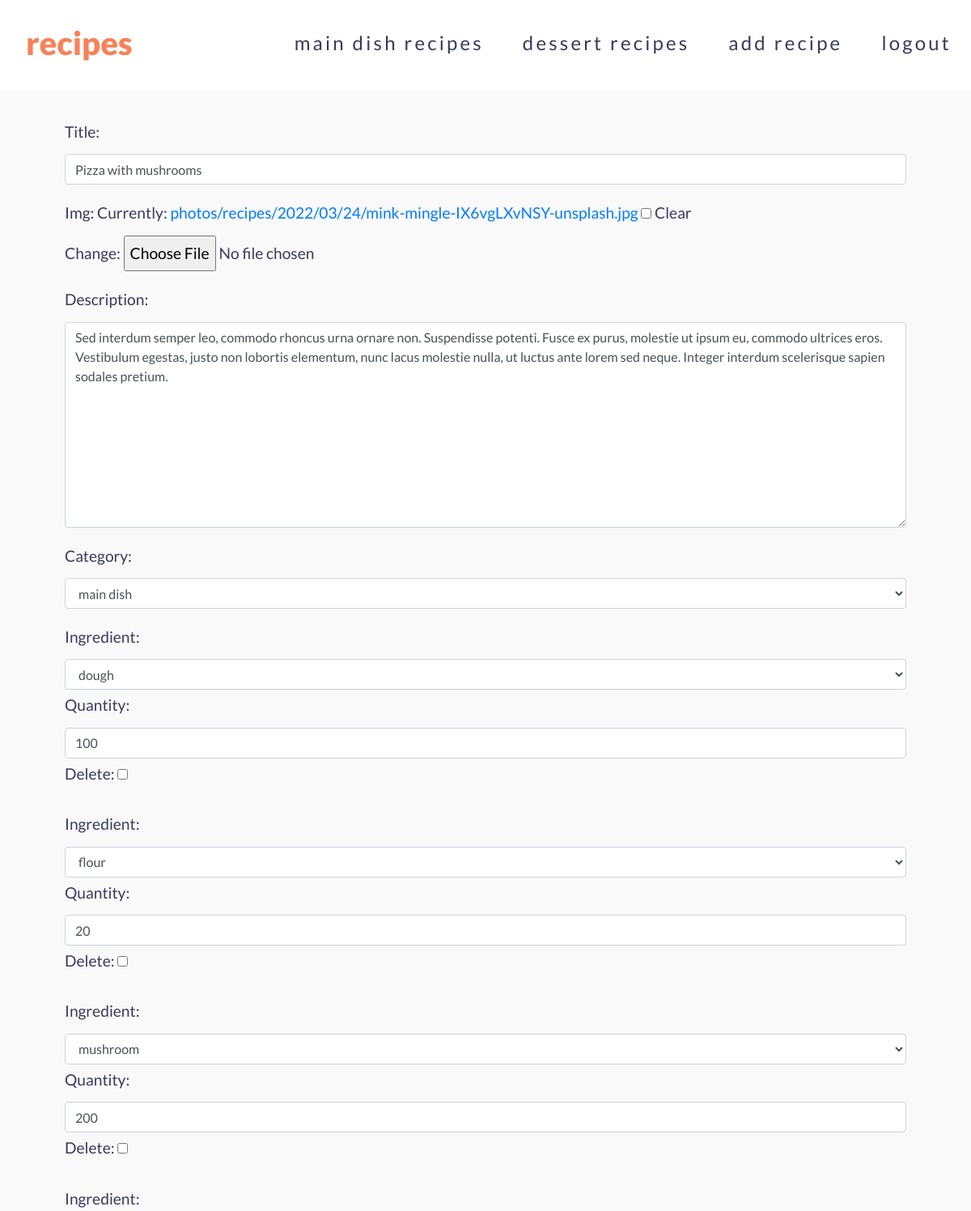
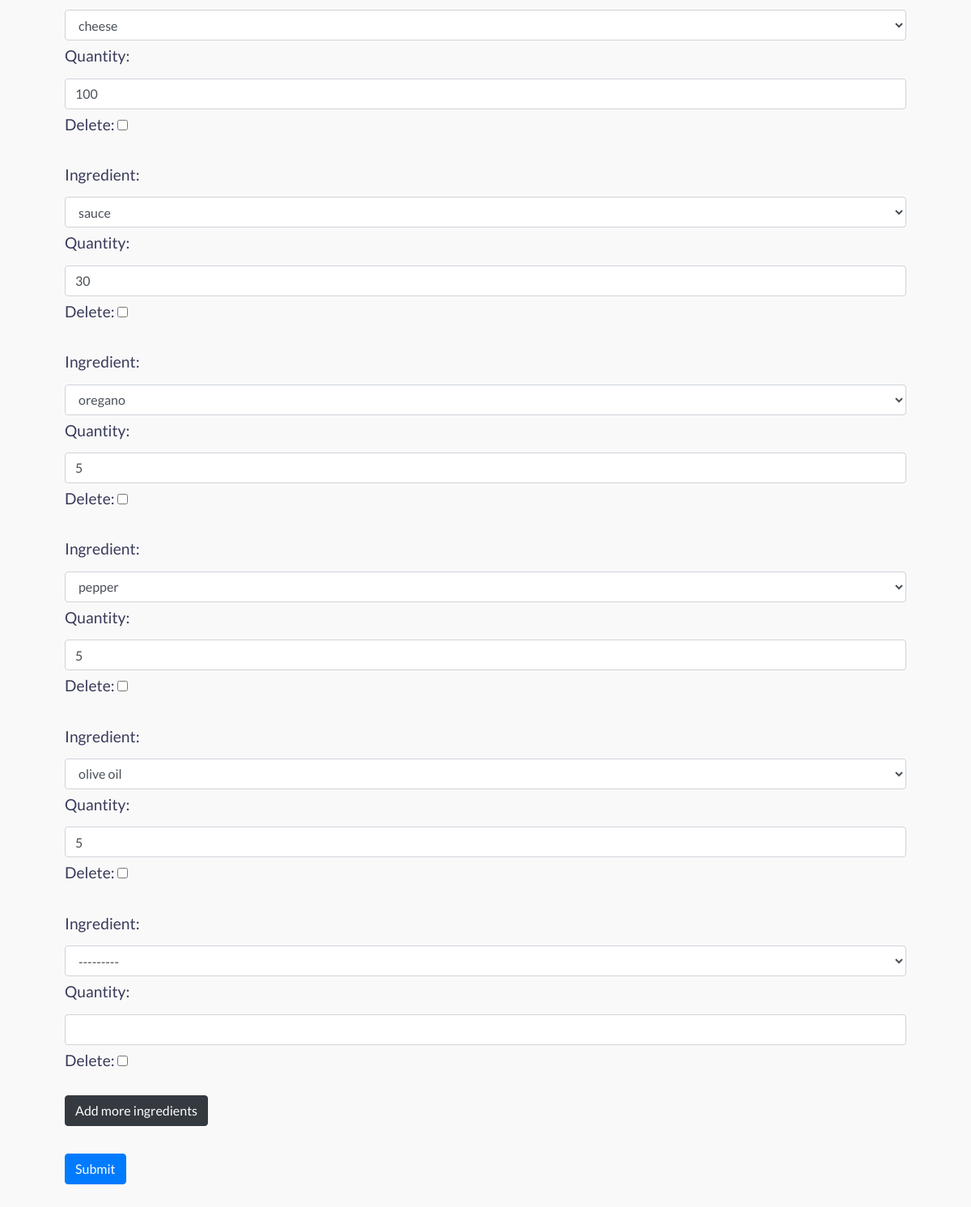
/recipes/update_recipe/pizza-with-mushrooms/ (signed in), run on the app's committed database (2 pictures, top to bottom).
### recipes/models.py (models this page shows, shortened)
class Categories(models.Model):
    title = models.CharField(max_length=150)
    slug = models.SlugField(max_length=150, unique=True, null=True)
    def __str__(self):
        return self.title
    def get_absolute_url(self):
        return reverse("recipes-category", kwargs={"slug": self.slug})

class Recipes(models.Model):
    title = models.CharField(max_length=150)
    slug = models.SlugField(max_length=150, unique=True, null=True)
    img = models.ImageField(upload_to='photos/recipes/%Y/%m/%d/', blank=True)
    description = models.TextField()
    created_at = models.DateTimeField(auto_now_add=True)
    ingredients = models.ManyToManyField('Ingredients', related_name='RecipeIngredients', through='RecipeList')
    category = models.ForeignKey('Categories', on_delete=models.PROTECT)

### recipes/views.py (the view)
# urls.py: path('recipes/update_recipe/<str:slug>/', update_recipe, name="update-recipe" )
@login_required
def update_recipe(request, slug):
    recipe = Recipes.objects.get(slug=slug)
    if request.method=='POST':
        form = RecipeForm(request.POST, request.FILES, instance=recipe)
        if form.is_valid():
            recipe = form.save(commit=False)
            recipe.slug = slugify(recipe.title)
            recipe = form.save()
            formset = RecipeListFormSet(request.POST, instance=recipe)
            if formset.is_valid():
                formset.save()
            return redirect(recipe)
    else:
        form = RecipeForm(instance=recipe)
        formset = RecipeListFormSet(instance=recipe)
    return render(request, template_name='recipes/update_recipe.html', context={'form':form, 'formset':formset, 'slug':slug})

### recipes/forms.py
class RecipeForm(forms.ModelForm):
    class Meta:
        model = Recipes
        fields = ['title', 'img', 'description', 'category']
        widgets = {
            'title': forms.TextInput(attrs={'class': 'form-control'}),
            'description': forms.Textarea(attrs={'class': 'form-control'}),
            'category': forms.Select(attrs={'class': 'form-control'}),
        }

### recipes/models.py (called while the page is built)
    def __str__(self):
        return self.title

### recipes/templatetags/search.py (called while the page is built)
@register.inclusion_tag("recipes/get_categories_tpl.html")
def get_categories():
    categories = Categories.objects.all()
    return{
        "categories": categories
    }

### recipes/templates/recipes/update_recipe.html (shortened to what this page needs)
{% extends 'base.html' %}
{% block content %}
    <div class="add-recipe">
        <form action="{% url 'update-recipe' slug %}" enctype="multipart/form-data" method="post" >
            {% for field in form  %}
                <div class="form-group">
                    {{ field.label_tag }}
                    {{ field }}
                </div>
            {% endfor %}
            <div id="recipe-list-form">
                {% for field in formset %}
                <div id ="form-{{ forloop.counter0 }}" class="form-group formset-recipe-list">
                    {{ field }}
                </div>
            {% endfor %}
            </div>
            <button id="add-more" class="btn btn-dark" type="button">Add more ingredients</button> <br>
            <button type="submit" class="btn btn-primary">Submit</button>
        </form>
    </div>
{% endblock %}

### recipes/templates/recipes/get_categories_tpl.html
{% for category in categories %}
<li class="nav-item">
    <a class="nav-link scroll" href="{{ category.get_absolute_url }}">{{category.title}} recipes</a>
</li>
{% endfor %}

### recipes/static/recipes/css/style.css (style rules this page uses)
* { margin: 0; padding: 0; box-sizing: border-box; }
html { font-size: 100%; }
html,body { width: 100%; height: 100%; }
body { padding-top: 80px; font-family: 'Lato', sans-serif; font-weight: 400; font-size: 1.2rem; color: #373A5A; line-height: 2; }
#add-more { margin-bottom: 2rem; }
a.nav-link { color: #373A5A; margin-right: 1rem; margin-left: 1rem; font-size: 1.5rem; letter-spacing: .2rem; }
.add-recipe { margin-top: 2rem; padding: 2rem 5rem; background: rgba(241, 238, 238, 0.38); }

### data on the page
Categories: title "main dish"
Categories: title "dessert"
Recipes: form "Pizza with mushrooms" "Sed interdum semper leo, commodo rhoncus urna ornare non. Suspendisse potenti. Fusce ex purus, molestie ut ipsum eu, commodo ultrices eros. Vestibulum egestas, justo non lobortis elementum, nunc lacus molestie nulla, ut luctus ante lorem sed neque. Integer interdum scelerisque sapien sodales pretium." "main dish"

### other printed values
{{ field.label_tag }} "Title:" "Img:" "Description:" "Category:"
